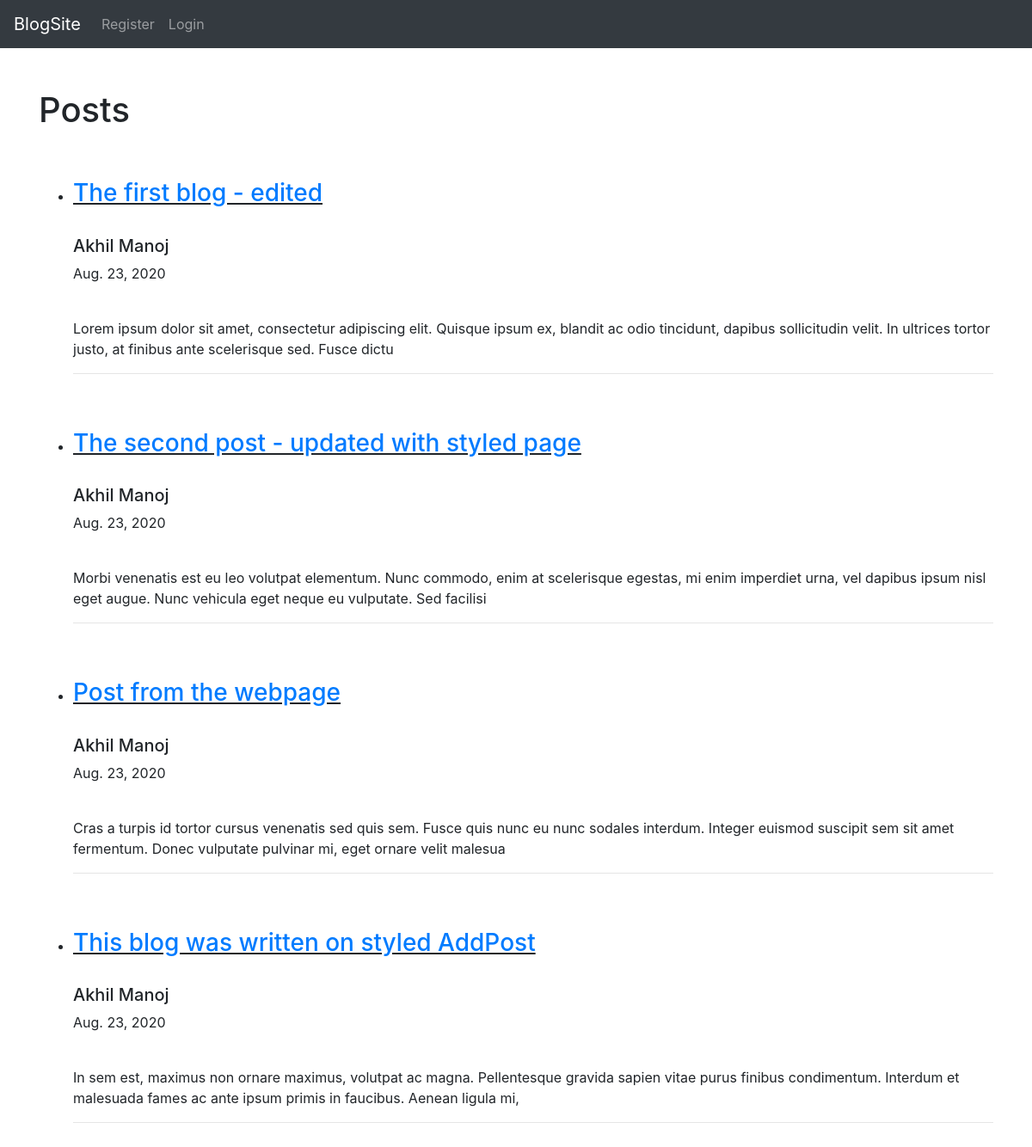
The page / on the database its author committed.
### blogPage/models.py (models this page shows, shortened)
class Post(models.Model):
    title = models.CharField(max_length=255)
    author = models.ForeignKey(User, on_delete=models.CASCADE)  #on the deletion of the user, all blogs are deleted
    body = models.TextField()
    post_date = models.DateField(auto_now_add=True)
    category = models.CharField(max_length=255, default='uncategorized')

### blogPage/views.py (the view)
# urls.py: path('', HomeView.as_view(), name='home'),
class HomeView(ListView):
    model = Post
    template_name = 'home.html'
    ordering = ['-post_date']

### blogPage/templates/home.html
{%extends 'base.html'%}
{%block content%}
<h1>Posts</h1><br><br>
<ul>
{% for post in object_list %}
  <li><h3><u><a href="{% url 'article' post.pk %}">{{post.title}}</a></u></h3><br>
  <h5>{{post.author.first_name}} {{post.author.last_name}}</h5>
  <p>{{post.post_date}}</p><br>
  {{post.body|slice:':200'}}<hr><br><br></li>
{% endfor %}
</ul>
{%endblock%}

### rows shown on the page
Post: title "The first blog - edited", author.first_name "Akhil", author.last_name "Manoj", post_date "Aug. 23, 2020", body "Lorem ipsum dolor sit amet, consectetur adipiscing elit. Quisque ipsum ex, blandit ac odio tincidunt, dapibus sollicitudin velit. In ultrices tortor justo, at finibus ante scelerisque sed. Fusce dictu"
Post: title "The second post - updated with styled page", author.first_name "Akhil", author.last_name "Manoj", post_date "Aug. 23, 2020", body "Morbi venenatis est eu leo volutpat elementum. Nunc commodo, enim at scelerisque egestas, mi enim imperdiet urna, vel dapibus ipsum nisl eget augue. Nunc vehicula eget neque eu vulputate. Sed facilisi"
Post: title "Post from the webpage", author.first_name "Akhil", author.last_name "Manoj", post_date "Aug. 23, 2020", body "Cras a turpis id tortor cursus venenatis sed quis sem. Fusce quis nunc eu nunc sodales interdum. Integer euismod suscipit sem sit amet fermentum. Donec vulputate pulvinar mi, eget ornare velit malesua"
Post: title "This blog was written on styled AddPost", author.first_name "Akhil", author.last_name "Manoj", post_date "Aug. 23, 2020", body "In sem est, maximus non ornare maximus, volutpat ac magna. Pellentesque gravida sapien vitae purus finibus condimentum. Interdum et malesuada fames ac ante ipsum primis in faucibus. Aenean ligula mi,"
